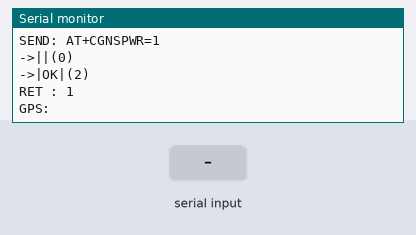
Recording of a sketch running on a simulated Arduino Uno, built with avr-gcc and run on an emulated ATmega328P. Shown: the last lines printed to the serial monitor. The inputs (shaded band) are chosen by the test bench. The modem accepts every AT command (registered, SIM ready, sends succeed) and sends nothing else.

Above: at 3.7 s.
3.8 s: "OK,1\n" received over the second serial link
At 5.0 s:
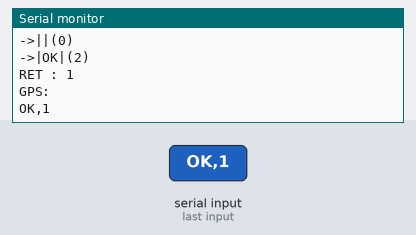
5.3 s: "ERROR,1\n" received over the second serial link
At 6.3 s:
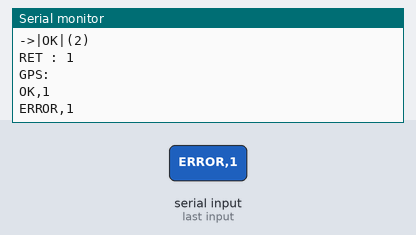
6.8 s: "+CGNSINF:\n" received over the second serial link
At 7.4 s:
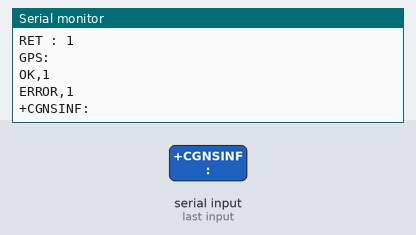
8.3 s: "OK\n" received over the second serial link
At 9.5 s:
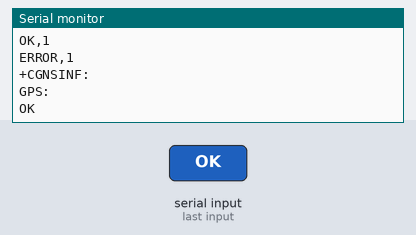
9.8 s: "ERROR\n" received over the second serial link
At 10.9 s:
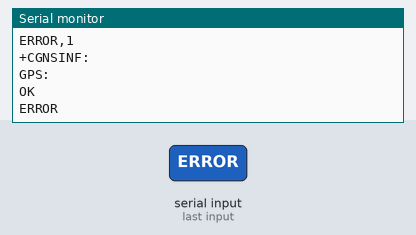
11.3 s: ",\n" received over the second serial link
At 12.1 s:
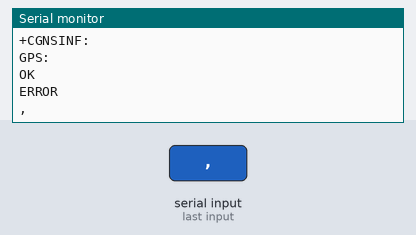

The sketch:

sim808-gps.ino
```cpp
//REF: https://m2msupport.net/m2msupport/athttpaction-perform-getposthead-http-action/
#include <SoftwareSerial.h>

//MODEM
#define SER_TX 2
#define SER_RX 3
SoftwareSerial modem(SER_RX, SER_TX);

unsigned long t1;

int resp (String txt = "OK");
void sendCommand(Stream *ser, String cmd, String ans = "OK", int tryon = 3);
String getGPSData(Stream *ser);

struct gpsstruct {
  float lat;
  float lon;
  float alt;
} location;

void setup() {
  Serial.begin(9600);
  //il modem deve inizializzarsi
  for (int i = 0; i < 5; i++) {
    delay(100);
    Serial.print(".");
  }
  modem.begin(9600);
  Serial.println("\nOK:");

  int n = 0;
  sendCommand(&modem, "AT");

  //prendere info GPS
  sendCommand(&modem, "AT+CGNSPWR=1");
  String data = getGPSData(&modem);
  Serial.print("GPS: ");Serial.println(data);
  processGPSData(data, &location);

  //esempi:
  /*
  processGPSData("+CGNSINF: 0,,,,,,,,,,,,,,,,,,,,", &location);
  processGPSData("+CGNSINF: 1,0,20220407092626.000,,,,0.17,198.8,0,,,,,,5,3,,,40,,", &location);
  processGPSData("+CGNSINF: 1,1,20220407092629.000,45.311292,9.357338,101.900,0.76,126.9,1,,4.1,4.2,1.0,,5,3,,,34,,", &location);
  Serial.print("lat:");Serial.println(location.lat);
  Serial.print("lon:");Serial.println(location.lon);
  Serial.print("alt:");Serial.println(location.alt);
  */

  t1 = millis();
}

void loop() {
  if (modem.available()) {
      char c = modem.read();
      Serial.write(c);
  }
  if (Serial.available()) {
      char c = Serial.read();
      modem.write(c);
  }

  if ((millis() - t1) > 5000) {
    String data = getGPSData(&modem);
    Serial.print("GPS: ");Serial.println(data);
    processGPSData(data, &location);

    t1 = millis();
  }
}

void sendCommand(Stream *ser, String cmd, String ans = "OK", int tryon = 3){
  int n = 0;
  int tentativi = 0;
  do {
    delay(1000);
    Serial.print("\nSEND: ");Serial.println(cmd);
    ser->println(cmd);
    n = resp(ans);
    Serial.print("\nRET : ");Serial.println(n);
    tentativi++;
  } while ((n < 0) && (tentativi <  tryon));
}

String getGPSData(Stream *ser) {
  String line = "";
  String page = "";
  bool LOOP = true;
  int n = 0;
  ser->println("AT+CGNSINF");
  while(LOOP) {
    if (ser->available()) {
      char c = ser->read();
      //Serial.write(c);
      if (c == '\n') {
        //Serial.println(line);
        int d = line.indexOf("+CGNSINF:");
        if (d >= 0) {
          page = line;
        }
        //attendo OK per uscire
        if (line.indexOf("OK") >= 0) LOOP = false;

        line = "";
      } else if (c != '\r') {
        line += c;
      }
    }
  }
  return page;
}

int resp (String txt = "OK") {
  int n = 0;
  String line = "";
  int rows = 0;
  while (true) {
    if (modem.available()) {
      char c = modem.read();
      //Serial.write(c);
      if (c == '\n') {
        rows++;
        Serial.print("->|");Serial.print(line);Serial.print("|(");
        Serial.print(line.length());Serial.println(")");
        //Serial.print("rows:");Serial.println(rows);
        if (line.indexOf(txt) >= 0) {
          //Serial.print("trovato:");Serial.println(txt);
          n = 1;
          break;
        } else if (line.equals("ERROR")) {
          n = -1;
          break;
        }
        line = "";
      } else if (c == '\r') {
      } else {
        line += c;
      }
    }
  }
  return n;
}

/**
 *
 * +CGNSINF: <GNSS run status>,<Fix status>,
<UTC date & Time>,<Latitude>,<Longitude>,<MSL Altitude>,<Speed Over Ground>,
<Course Over Ground>,
<Fix Mode>,<Reserved1>,<HDOP>,<PDOP>,
<VDOP>,<Reserved2>,<GNSS Satellites in View>,
<GNSS Satellites Used>,<GLONASS Satellites
Used>,<Reserved3>,<C/N0 max>,<HPA>,<VPA>
 *
 */

void processGPSData(String line, struct gpsstruct *location){
  if (line.length() > 0) {
    int m = 0;
    int n = line.indexOf(",");
    int indice = 0;
    while (n > 0) {
      String token = line.substring(n, m);
      //Serial.print("(");Serial.print(indice);Serial.print(")\t");Serial.println(token);
      m = n+1;
      n = line.indexOf(",", n+1);
      //elaboro il token:
      switch(indice) {
        case 3:
          location->lat = atof(token.c_str());
          break;
        case 4:
          location->lon = atof(token.c_str());
          break;
        case 5:
          location->alt = atof(token.c_str());
          break;
      }
      indice++;
    }
  }
}
```

Measured:
- after the input at 3.8 s, the serial monitor: prints a new line at once (image 1)
- after the input at 5.3 s, the serial monitor: prints a new line at once (image 2)
- after the input at 6.8 s, the serial monitor: prints a new line at once (image 3)
- after the input at 8.3 s, the serial monitor: prints a new line at once (image 4)
- after the input at 9.8 s, the serial monitor: prints a new line at once (image 5)
- after the input at 11.3 s, the serial monitor: prints a new line at once (image 6)
